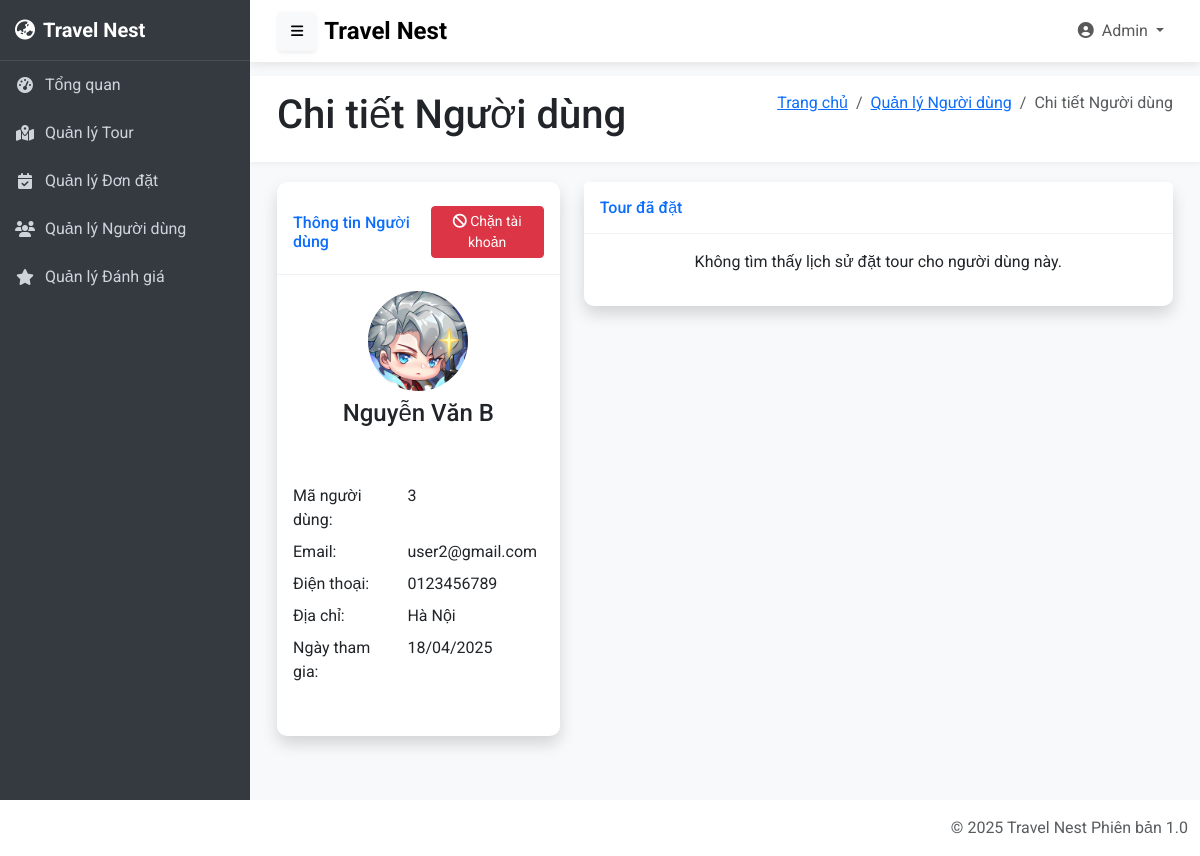
/admin/pages/user/view_user.php?id=3 (signed in), run on the app's committed database.
### tables this page shows
CREATE TABLE `users` (
  `user_id` int NOT NULL,
  `full_name` varchar(255) NOT NULL,
  `email` varchar(255) NOT NULL,
  `password` varchar(255) NOT NULL,
  `phone` varchar(20) NOT NULL,
  `address` text,
  `role` enum('customer','admin') DEFAULT 'customer',
  `status` enum('active','blocked','inactive') DEFAULT 'active',
  `created_at` timestamp NULL DEFAULT CURRENT_TIMESTAMP,
  `updated_at` timestamp NULL DEFAULT CURRENT_TIMESTAMP ON UPDATE CURRENT_TIMESTAMP
);

### admin/functions/user_functions.php (called while the page is built, shortened)
<?php
function getUserById($conn, $userId) {
    $sql = "SELECT * FROM users WHERE user_id = ?";
    $stmt = $conn->prepare($sql);
    $stmt->bind_param("i", $userId);
    $stmt->execute();
    $result = $stmt->get_result();
    if ($result->num_rows > 0) {
        return $result->fetch_assoc();
    }
    return null;
}

### admin/pages/user/view_user.php (the view, shortened to what this page needs)
<?php
require_once '../../config/config.php';
require_once '../../functions/user_functions.php';
$userId = (int)$_GET['id'];
$user = getUserById($conn, $userId);
$userBookings = getUserBookings($conn, $userId);
?>
<?php include '../../layouts/header.php'; ?>
<body>
    <?php include '../../layouts/navbar.php'; ?>
    <?php include '../../layouts/sidebar.php'; ?>
    <div class="content-wrapper" id="content-wrapper">
        <div class="content-header">
            <div class="container-fluid">
                <div class="row mb-2">
                    <div class="col-sm-6">
                        <h1 class="m-0">Chi tiết Người dùng</h1>
                    </div>
                    <div class="col-sm-6">
                        <ol class="breadcrumb float-sm-end">
                            <li class="breadcrumb-item"><a href="../statistics/statistics.php">Trang chủ</a></li>
                            <li class="breadcrumb-item"><a href="users.php">Quản lý Người dùng</a></li>
                            <li class="breadcrumb-item active">Chi tiết Người dùng</li>
                        </ol>
                    </div>
                </div>
            </div>
        </div>
        <div class="content">
            <div class="container-fluid">
                <div class="row">
                    <div class="col-xl-4 col-md-12 mb-4">
                        <div class="card border-left-primary shadow h-100 py-2">
                            <div class="card-header py-3 d-flex flex-row align-items-center justify-content-between">
                                <h6 class="m-0 font-weight-bold text-primary">Thông tin Người dùng</h6>
                                <form method="POST" action="view_user.php?id=<?php echo $userId; ?>" class="d-inline"
                                    onsubmit="return confirm('Bạn có chắc chắn muốn <?php echo $user['status'] == 'active' ? 'chặn' : 'bỏ chặn'; ?> người dùng này?');">
                                    <button type="submit" name="update_status" class="btn <?php echo $user['status'] == 'active' ? 'btn-danger' : 'btn-success'; ?> btn-sm">
                                        <?php if ($user['status'] == 'active'): ?>
                                            <i class="fas fa-ban"></i> Chặn tài khoản
                                        <?php else: ?>
                                            <i class="fas fa-check"></i> Bỏ chặn tài khoản
                                        <?php endif; ?>
                                    </button>
                                </form>
                            </div>
                            <div class="card-body">
                                <div class="text-center mb-4">
                                    <img class="img-profile rounded-circle" src="../../assets/img/user.jpg"
                                        style="width: 100px; height: 100px;">
                                    <h4 class="mt-2"><?php echo isset($user['full_name']) ? htmlspecialchars($user['full_name']) : 'Người dùng'; ?></h4>
                                    <p>
                                        <?php if ($user['status'] == 'active'): ?>
                                            <span class="badge badge-success">Đang hoạt động</span>
                                        <?php elseif ($user['status'] == 'blocked'): ?>
                                            <span class="badge badge-danger">Đã chặn</span>
                                        <?php else: ?>
                                            <span class="badge badge-secondary"><?php echo htmlspecialchars($user['status']); ?></span>
                                        <?php endif; ?>
                                    </p>
                                </div>
                                <div class="user-details">
                                    <div class="row mb-2">
                                        <div class="col-5 font-weight-bold">Mã người dùng:</div>
                                        <div class="col-7"><?php echo $user['user_id']; ?></div>
                                    </div>
                                    <div class="row mb-2">
                                        <div class="col-5 font-weight-bold">Email:</div>
                                        <div class="col-7"><?php echo htmlspecialchars($user['email']); ?></div>
                                    </div>
                                    <div class="row mb-2">
                                        <div class="col-5 font-weight-bold">Điện thoại:</div>
                                        <div class="col-7"><?php echo !empty($user['phone']) ? htmlspecialchars($user['phone']) : 'Chưa cung cấp'; ?></div>
                                    </div>
                                    <div class="row mb-2">
                                        <div class="col-5 font-weight-bold">Địa chỉ:</div>
                                        <div class="col-7"><?php echo !empty($user['address']) ? htmlspecialchars($user['address']) : 'Chưa cung cấp'; ?></div>
                                    </div>
                                    <div class="row mb-2">
                                        <div class="col-5 font-weight-bold">Ngày tham gia:</div>
                                        <div class="col-7"><?php echo date('d/m/Y', strtotime($user['created_at'])); ?></div>
                                    </div>
                                </div>
                            </div>
                        </div>
                    </div>
                    <div class="col-xl-8 col-md-12 mb-4">
                        <div class="card shadow mb-4">
                            <div class="card-header py-3">
                                <h6 class="m-0 font-weight-bold text-primary">Tour đã đặt</h6>
                            </div>
                            <div class="card-body">
                                <?php if (empty($userBookings)): ?>
                                    <p class="text-center">Không tìm thấy lịch sử đặt tour cho người dùng này.</p>
                                <?php endif; ?>
                            </div>
                        </div>
                    </div>
                </div>
            </div>
        </div>
    </div>
    <?php include '../../layouts/footer.php'; ?>
</body>
</html>

### admin/assets/css/admin.css (style rules this page uses)
body { font-family: 'Roboto', sans-serif; background-color: #f5f5f5; overflow-x: hidden; }
.content-wrapper { flex: 1; transition: margin-left 0.3s ease; background-color: #f8f9fa; margin-left: 250px; margin-top: 56px; min-height: calc(100vh - 56px); padding-top: 20px; }
.content-header { padding: 15px; background-color: #ffffff; box-shadow: 0 2px 5px rgba(0, 0, 0, 0.05); margin-bottom: 20px; }
.content { padding: 0 15px 15px; }
.card { border: none; border-radius: 10px; box-shadow: 0 5px 15px rgba(0, 0, 0, 0.05); margin-bottom: 20px; }
.card-header { background-color: #ffffff; border-bottom: 1px solid #f1f1f1; font-weight: 500; }
@media (min-width: 768px) { .content-wrapper { margin-left: 250px; } }

### data on the page
users: full_name "Nguyễn Văn B", user_id "3", email "user2@gmail.com", phone "0123456789", address "Hà Nội", created_at "18/04/2025"

### other printed values
$_SESSION['full_name'] "Admin"
